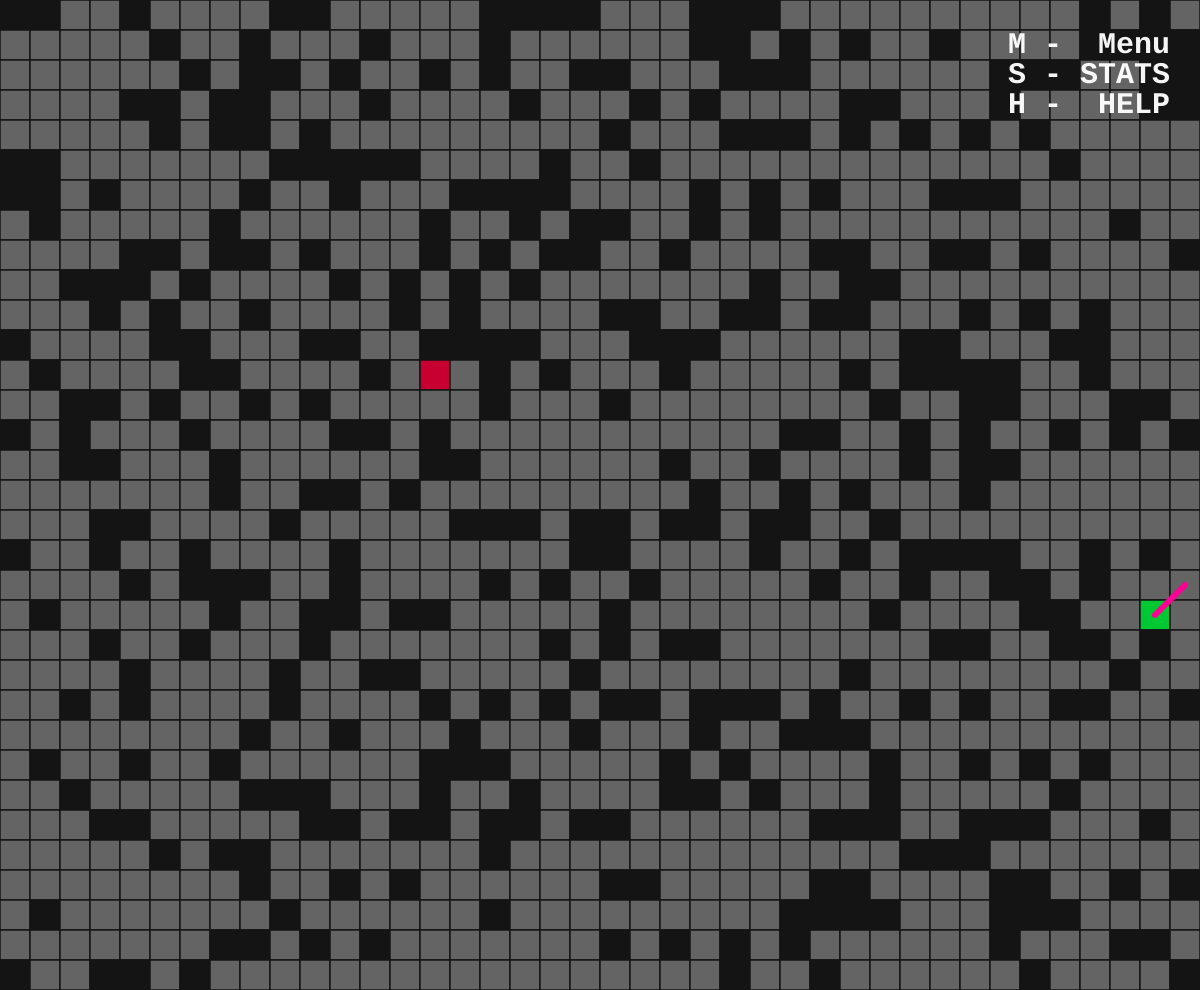
Frame 1 (no input)
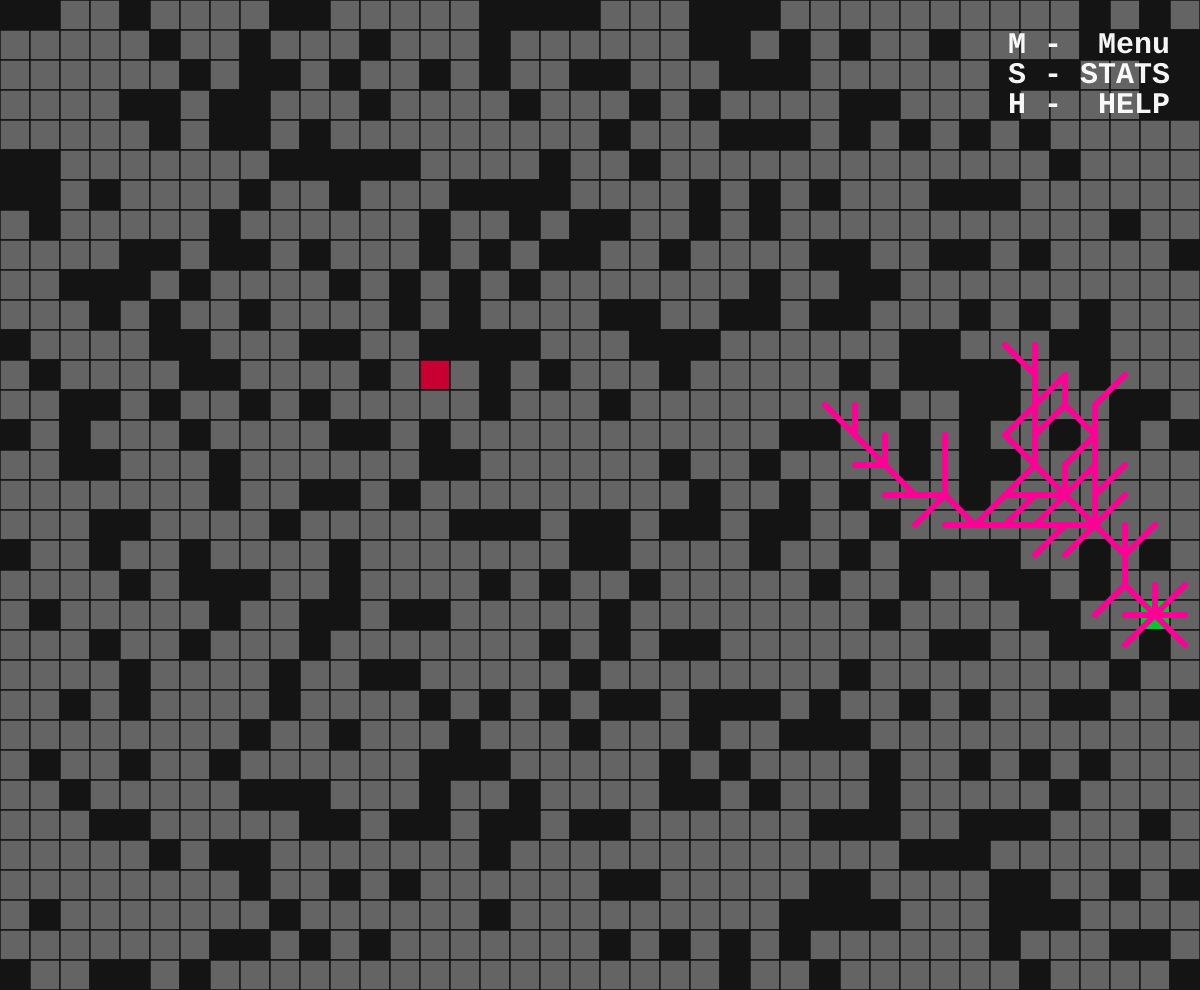
Frame 60 (no input)
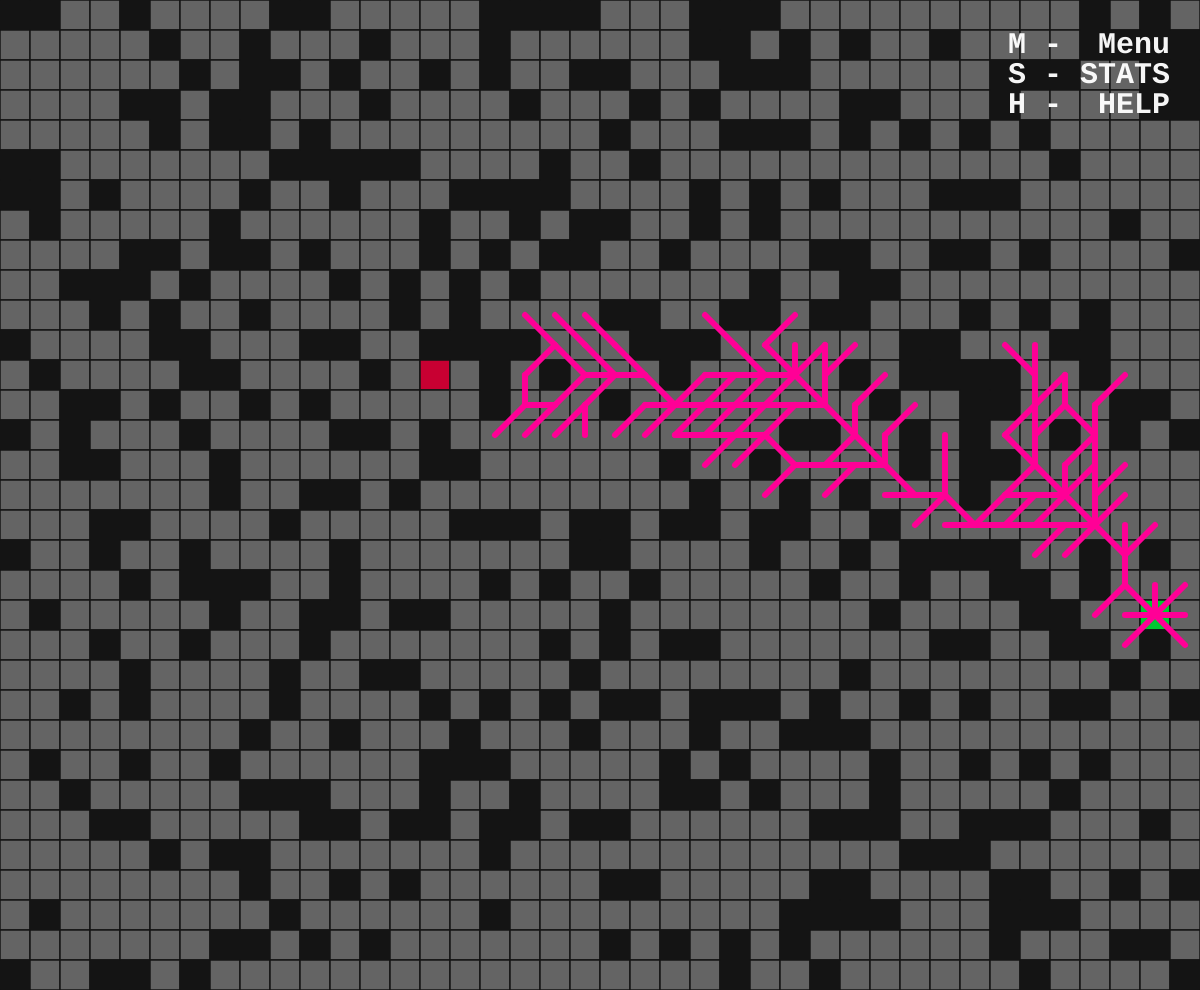
Frame 120 (the mouse pressed at the canvas centre since frame 60)

The p5.js sketch that drew these frames (run headless with seeded random() and noise() and a simulated clock; from frame 60 on, the mouse is pressed at the canvas centre):

// p5.js sketch
// ── sketch.js
let type = {
  EMPTY: 0,
  VISITED: 1,
  WALL: 2,
  PATH: 3,
}

let positions = [
  { function: posRandom, string: "Random" },
  { function: posCorners, string: "Corners" },
];

let textSizes;

let selectedPos = 0;

let algorithms = [dfs, astar];
let selectedAlg = 1;

let size, rows, cols;
let grid;
let coverage = 0.3;

let emptyColor, startColor, endColor, visitedColor, visitedPathColor, wallColor, pathColor;

let start, end, mouseCell;
let path, full, pathaux, fullaux;

let index, w, r, c, h = 0;

let isPaused, doStep, doHelp, doStats, pathFound, showFull, showPath, doAnimation, doReplay, doDiagonal, doMenu;
let pausedFrame, blinkFps;

function setup() {
  textFont('Courier New');
  textStyle(BOLD)

  doDiagonal = true;
  doAnimation = true;
  showFull = true;
  showPath = true;
  doHelp = false;
  doStats = false;
  doMenu = false;
  isPaused = false;

  pausedFrame = 0;
  blinkFps = 90;
  size = 30;

  cols = floor(windowWidth / size);
  rows = floor(windowHeight / size);
  createCanvas(cols * size, rows * size);

  textSizes = [
    constrain(width * 0.03, 0, 30),
    constrain(width * 0.03, 0, 16.3),
    constrain(width * 0.03, 0, 10.7),
  ]

  initGrid();
  setColors();
}

function draw() {
  background(220);

  for (let i = 0; i < cols; i++) {
    for (let j = 0; j < rows; j++) {
      grid[i][j].show();
      if (grid[i][j].collision()) {
        mouseCell = grid[i][j];
      }
    }
  }

  if (pathFound) {
    showSteps();
  } else {
    noPath();
  }

  showHelp();
  showStats();
  showMenu();
  showPaused();
}

function noPath() {
  push();

  noStroke();
  fill(200, 0, 50, 200)
  rect(0, height / 2 - 150, width, 300)
  translate(width / 2, height / 2);

  textAlign(CENTER, CENTER);
  textSize(min(width, height) * 0.075);
  fill(220);
  text("No path found", 0, -25)

  textSize(min(width, height) * 0.025);
  text("press 'G' to generate valid grid", 0, 50)
  text("alternatively, move the start or end cell", 0, 80)

  pop();
}

function showSteps() {
  if (!doAnimation) {
    fullaux = full;
    pathaux = path;
  } else if (doReplay) {
    fullaux = [];
    pathaux = [];
    doReplay = false;
  }
  if (!showFull) {
    fullaux = full;
  }
  if (!showPath) {
    pathaux = path;
  }
  if (full.length > 0 && showFull) {
    drawPath(full, fullaux, visitedPathColor);
  }
  if (path.length > 0 && showPath && (fullaux.length == full.length || !showFull)) {
    drawPath(path, pathaux, pathColor);
  }
}

function showMenu() {
  if (!doHelp && !doStats && !doMenu) {
    push()
    translate(width - 30, 30);

    textAlign(RIGHT, TOP);
    textSize(textSizes[0]);
    fill(255, 245);
    text("M -  Menu", 0, 0)

    pop()
  }
  else if (doMenu) {
    let w = 250;
    push();

    translate(width - w - width * 0.01, width * 0.01);

    noStroke();
    fill(50, 235);
    rect(0, 0, w, h, 5)

    titleElement("MENU", w);

    r = 40;
    c = 40;
    x = 20;
    y = 0;

    textElement(y += 70, "1", "Depth-First\nSearch", null, null, selectedAlg == 0);
    textElement(y += r + 20, "2", "A* Algorithm", null, null, selectedAlg == 1);

    h = y + 70;
    pop();
  }
}

function showStats() {
  if (!doHelp && !doStats && !doMenu) {
    push()
    translate(width - 30, 60);

    textAlign(RIGHT, TOP);
    textSize(textSizes[0]);
    fill(255, 245);
    text("S - STATS", 0, 0)

    pop()
  }
  else if (doStats) {
    let w = 320;
    push();

    translate(width - w - width * 0.01, width * 0.01);

    noStroke();
    fill(50, 235);
    rect(0, 0, w, h, 5)

    titleElement("STATS", w);

    r = 40;
    c = 40;
    x = 120;
    y = 0;

    ctotal = getNumTiles();
    cvisited = getNumVisited();
    cpercent = floor(cvisited / ctotal * 10000) / 100;

    textElement(y += 70, "Steps", fullaux.length);
    textElement(y += 20, "Path Length", pathaux.length);
    textElement(y += 20, "Tiles", ctotal);
    textElement(y += 20, "Visited", cvisited);
    textElement(y += 20, "% explored", `${cpercent}%`);

    textElement(y += r, "Start", `(${start.x}, ${start.y})`);
    textElement(y += 20, "End", `(${end.x}, ${end.y})`);

    if (mouseCell != null) {
      textElement(y += r, "Current Cell", `(${mouseCell.x}, ${mouseCell.y})`);
      textElement(y += 20, "Cell Type", mouseCell.type == type.WALL ? "Wall" : "Tile");

      if (selectedAlg = 1) {
        if (mouseCell.hcost != -1) textElement(y += r, "H-Cost", mouseCell.hcost);
        if (mouseCell.gcost != -1) textElement(y += 20, "G-Cost", mouseCell.gcost);
        if (mouseCell.fcost != -1) textElement(y += 20, "F-Cost", mouseCell.fcost);
      }
    }
    h = y + 70;
    pop();
  }
}

function getNumTiles() {
  result = 0;
  for (let i = 0; i < cols; i++) {
    for (let j = 0; j < rows; j++) {
      if (grid[i][j].type != type.WALL) result++;
    }
  }

  return result;
}

function getNumVisited() {
  result = 0;
  for (let i = 0; i < cols; i++) {
    for (let j = 0; j < rows; j++) {
      if (grid[i][j].type == type.VISITED) result++;
    }
  }

  return result;
}

function showPaused() {
  if (isPaused) {
    push()
    translate(width / 2, height - 30);

    textAlign(CENTER, BOTTOM);
    textSize(width * 0.05)
    alpha = pausedFrame % blinkFps;
    pausedFrame++;

    if (alpha < blinkFps / 2) {
      fill(255, map(alpha, 0, blinkFps / 2, -45, 300));
    } else {
      fill(255, map(alpha, blinkFps / 2, blinkFps, 300, -45));
    }
    text("paused", 0, 0)

    pop()
  }
}

function showHelp() {
  if (!doHelp && !doStats && !doMenu) {
    push()
    translate(width - 30, 90);

    textAlign(RIGHT, TOP);
    textSize(textSizes[0]);
    fill(255, 245);
    text("H -  HELP", 0, 0)

    pop()
  }
  else if (doHelp) {
    let w = 600;
    push()

    translate(width - w - width * 0.01, width * 0.01);

    noStroke();
    fill(50, 235);
    rect(0, 0, w, h, 5)

    titleElement("HELP", w);

    r = 40;
    c = 40;
    x = 145;
    y = 0;

    textElement(y += 70, "LEFT CLICK", "Place start cell", "Place on end cell to swap start\nand end");
    textElement(y += r + 30, "RIGHT CLICK", "Place end cell");
    textElement(y += 20, "+ SHIFT", "Place / Remove wall");
    textElement(y += r, "P", "Start / End placement", null, positions[selectedPos].string);
    textElement(y += r, "SPACEBAR", "Toggle pause search", null, isPaused);
    textElement(y += 20, "N", "Step through search");
    textElement(y += r, "G", "Generate new grid");
    textElement(y += r, "0 - 7", "0% - 70% wall coverage", "70% might take a while to generate\na grid that has a valid path", `${coverage * 100}%`);
    textElement(y += r + 30, "D", "Toggle diagonal path", null, doDiagonal);
    textElement(y += r, "Z", "Toggle show full path", null, showFull);
    textElement(y += r, "X", "Toggle show short path", null, showPath);
    textElement(y += r, "A", "Toggle animate path", null, doAnimation);
    textElement(y += 20, "R", "Replay animation");

    h = y + 70;
    pop()
  }
}

function titleElement(string, w) {
  fill(200);
  translate(20, 20);
  textAlign(LEFT, TOP)
  textSize(textSizes[0]);
  text(string, 0, 0)

  strokeWeight(5);
  stroke(200)
  line(0, 40, w - 40, 40)
  noStroke();
}

function textElement(y, first, second = null, subtext = null, third = null, bool = null) {
  push();

  textSize(textSizes[1]);

  textAlign(RIGHT);
  text(first, x, y);

  if (second != null) {
    textAlign(LEFT);
    push();

    if (bool) {
      textSize(textSizes[1] * 1.1);
      fill(bool ? color(0, 200, 50) : color(200));
    }
    text(second, x + c, y);

    pop();
  }

  if (subtext != null) {
    push();

    textSize(textSizes[2]);
    fill(120);
    text(subtext, x + c, y + 20);

    pop();
  }

  if (third != null) {
    textAlign(CENTER);
    if (typeof (third) == "boolean") {
      fill(third ? color(0, 200, 50) : color(200, 0, 50));
      text(third ? "ENABLED" : "DISABLED", x + c * 8.5, y);
    }
    else if (typeof (third) == "string") {
      text(third, x + c * 8.5, y);
    }
  }

  pop();
}

function setColors() {
  emptyColor = color(100);
  startColor = color(0, 200, 50);
  endColor = color(200, 0, 50);
  visitedColor = color(0, 200, 200);
  visitedPathColor = color(255, 0, 150);
  wallColor = color(20);
  pathColor = color(255, 255, 0);
}

function drawPath(arr, aux, color) {
  push();

  if (aux.length == 0) {
    index = 0;
  }

  strokeWeight(0.2 * size);
  stroke(color);

  if (aux.length < arr.length) {
    if (!isPaused || doStep) {
      aux.push(arr[index]);
      index++;
      doStep = false;
    }
  }

  for (pair of aux) {
    line(pair[0].x * size + size / 2, pair[0].y * size + size / 2, pair[1].x * size + size / 2, pair[1].y * size + size / 2)
  }

  pop();
}

function initGrid() {
  do {
    index = 0;
    path = [];
    full = [];
    pathaux = [];
    fullaux = [];
    setColors();

    pathFound = false;
    grid = [];
    for (let i = 0; i < cols; i++) {
      grid[i] = [];
      for (let j = 0; j < rows; j++) {
        grid[i][j] = new Cell(i, j);
      }
    }

    positions[selectedPos].function();
    initWalls();
    initNeighbors();
    // algorithms[selected](start);
  } while (!algorithms[selectedAlg](start) || path.length < 20);
}

function posRandom() {
  start = grid[floor(random(cols - 1))][floor(random(rows - 1))];
  end = grid[floor(random(cols - 1))][floor(random(rows - 1))];
}

function posCorners() {
  start = grid[0][0];
  end = grid[cols - 1][rows - 1];
}

function resetCells() {
  index = 0;
  setColors();
  path = [];
  full = [];
  pathaux = [];
  fullaux = [];
  pathFound = false;

  initNeighbors();

  for (let i = 0; i < cols; i++) {
    for (let j = 0; j < rows; j++) {
      if (grid[i][j].type == type.VISITED) {
        grid[i][j].type = type.EMPTY;
      }
    }
  }

}

function initWalls() {
  let i = 0;
  while (i < floor((cols * rows) * coverage)) {
    let x = int(random(cols));
    let y = int(random(rows));

    if (grid[x][y] !== start && grid[x][y] !== end)
      if (grid[x][y].type != type.WALL) {
        grid[x][y].type = type.WALL;
        i++;
      }
  }
}

function initNeighbors() {
  let directions;
  if (doDiagonal) {
    directions = [
      { dx: 1, dy: -1 },  // diagonal up-right
      { dx: 0, dy: -1 },  // up
      { dx: -1, dy: 0 },  // left
      { dx: -1, dy: -1 }, // diagonal up-left
      { dx: -1, dy: 1 },  // diagonal down-left
      { dx: 0, dy: 1 },   // down
      { dx: 1, dy: 0 },   // right
      { dx: 1, dy: 1 },   // diagonal down-right
    ];
  }
  else {
    directions = [
      { dx: 0, dy: -1 },  // up
      { dx: -1, dy: 0 },  // left
      { dx: 0, dy: 1 },   // down
      { dx: 1, dy: 0 },   // right
    ];
  }

  for (let i = 0; i < cols; i++) {
    for (let j = 0; j < rows; j++) {
      grid[i][j].neighbors = [];

      if (grid[i][j].type != type.WALL) {
        for (let dir of directions) {
          let nx = i + dir.dx;
          let ny = j + dir.dy;

          if (nx >= 0 && nx < cols && ny >= 0 && ny < rows &&
            grid[nx][ny].type != type.WALL) {
            grid[i][j].neighbors.push(grid[nx][ny]);
          }
        }
      }
    }
  }
}

function dfs(start) {
  let stack = [start];
  start.type = type.VISITED;
  let parents = new Map();  // why are dictionaries called maps

  while (stack.length > 0) {
    let cell = stack.pop();

    if (pathFound) break;

    for (let neighbor of cell.neighbors) {
      if (neighbor.type != type.VISITED) {
        neighbor.type = type.VISITED;

        stack.push(neighbor);
        parents.set(neighbor, cell);
        full.push([cell, neighbor]);

        if (neighbor === end) {
          pathFound = true;
          break;
        }
      }
    }
  }

  if (pathFound) {
    let current = end;
    while (current !== start) {
      let parent = parents.get(current);
      path.push([parent, current]);
      current = parent;
    }

    path.reverse();

    return true;
  }
  else {
    visitedColor = color(150)
    return false;
  }
}

// recursive
// function dfs(cell) {
//   if (found) return;

//   if (cell === end) {
//     found = true;
//     return;
//   }

//   cell.type = type.VISITED;

//   for (let neighbor of cell.neighbors) {
//     if (neighbor.type != type.VISITED && !found) {
//       path.push([cell, neighbor])
//       dfs(neighbor);
//     }
//   }

//   if (!found && cell === start) {
//     visitedColor = color(150);
//   }
// }

function astar(start) {
  let open = [start];
  let closed = new Set();
  let parents = new Map();

  start.type = type.VISITED;
  start.gcost = 0;
  start.hcost = start.distToEnd() * 10;
  start.fcost = start.hcost;

  while (open.length > 0) {
    open.sort((a, b) => a.fcost - b.fcost);
    let cell = open.shift();

    closed.add(cell);

    if (cell === end) {
      pathFound = true;
      break;
    }

    for (let neighbor of cell.neighbors) {
      if (closed.has(neighbor)) continue;


      let g = cell.gcost + ((abs(cell.x - neighbor.x) > 0 && abs(cell.y - neighbor.y)) ? 14 : 10);

      if (!open.includes(neighbor) || g < neighbor.gcost) {
        neighbor.gcost = g;
        neighbor.hcost = neighbor.distToEnd() * 10;
        neighbor.fcost = neighbor.gcost + neighbor.hcost;

        parents.set(neighbor, cell);

        if (!open.includes(neighbor)) {
          open.push(neighbor);
        }

        neighbor.type = type.VISITED;
        full.push([cell, neighbor]);
      }
    }
  }

  if (pathFound) {
    let current = end;
    while (current !== start) {
      let parent = parents.get(current);
      path.push([parent, current]);
      current = parent;
    }

    path.reverse();

    return true;
  }
  else {
    visitedColor = color(150)
    return false;
  }
}

function mousePressed() {
  for (let i = 0; i < cols; i++) {
    for (let j = 0; j < rows; j++) {
      if (grid[i][j].collision()) {
        mouseCell = grid[i][j]
        if (mouseButton == LEFT) {
          if (keyIsDown(SHIFT)) {
            print(grid[i][j])
            print(grid[i][j].neighbors)
          }
          else {
            if (grid[i][j].type != type.WALL) {
              if (grid[i][j] !== start) {
                if (grid[i][j] === end) {
                  end = start;
                  start = grid[i][j];
                }
                start = grid[i][j];
                resetCells();
                algorithms[selectedAlg](start);
              }
            }
          }
        }
        if (mouseButton == RIGHT) {
          if (keyIsDown(SHIFT)) {
            if (grid[i][j] !== start && grid[i][j] !== end) {
              grid[i][j].type = grid[i][j].type == type.WALL ? type.EMPTY : type.WALL;
              resetCells();
              algorithms[selectedAlg](start);
            }
          }
          else {
            if (grid[i][j].type != type.WALL) {
              if (grid[i][j] !== end) {
                if (grid[i][j] === start) {
                  start = end;
                  end = grid[i][j];
                }
                end = grid[i][j];
                resetCells();
                algorithms[selectedAlg](start);
              }
            }
          }
        }
      }
    }
  }
}

function keyPressed() {
  switch (keyCode) {
    case 71: // G
      initGrid();
      break;
    case 32:  // SPACEBAR
      isPaused = !isPaused;
      pausedFrame = blinkFps * 0.5;
      break;
    case 78: // N
      doStep = true;
      break;
    case 72: // H
      doHelp = !doHelp;
      doStats = false;
      doMenu = false;
      break;
    case 83: // S
      doStats = !doStats;
      doHelp = false;
      doMenu = false;
      break;
    case 77: // M
      doMenu = !doMenu;
      doStats = false;
      doHelp = false;
      break;
    case 80: // P
      selectedPos = (selectedPos + 1) % positions.length;
      initGrid();
      break;
    case 88: // X
      showPath = !showPath;
      break;
    case 90: // Z
      showFull = !showFull;
      break;
    case 65: // A
      doAnimation = !doAnimation;
      break;
    case 82: // R
      doReplay = true;
      doAnimation = true;
      break;
    case 68: // D
      doDiagonal = !doDiagonal;
      resetCells();
      algorithms[selectedAlg](start);
      break;
    case 48:
      coverage = 0;
      initGrid();
      break;
    case 49:
      if (doMenu) {
        selectedAlg = 0;
        resetCells();
        algorithms[selectedAlg](start);
      } else {
        coverage = 0.1;
        initGrid();
      }
      break;
    case 50:
      if (doMenu) {
        selectedAlg = 1;
        resetCells();
        algorithms[selectedAlg](start);
      } else {
        coverage = 0.2;
        initGrid();
      }
      break;
    case 51:
      coverage = 0.3;
      initGrid();
      break;
    case 52:
      coverage = 0.4;
      initGrid();
      break;
    case 53:
      coverage = 0.5;
      initGrid();
      break;
    case 54:
      coverage = 0.6;
      initGrid();
      break;
    case 55:
      coverage = 0.7;
      initGrid();
      break;
  }
}

document.oncontextmenu = function () {
  if (mouseX < width && mouseY < height)
    return false;
}
// ── cell.js
class Cell {
    constructor(x, y) {
        this.x = x;
        this.y = y;
        this.type = type.EMPTY;
        this.neighbors = [];
        this.gcost = -1;
        this.hcost = -1;
        this.fcost = -1;
    }

    show() {
        push()

        strokeWeight(0.05 * size);
        stroke(wallColor);

        let color;

        if (this === start) {
            color = startColor;
        }
        else if (this === end) {
            color = endColor;
        }
        else {
            switch (this.type) {
                case type.VISITED:
                // color = visitedColor;
                // break;
                case type.EMPTY:
                    color = emptyColor;
                    break;
                case type.WALL:
                    color = wallColor;
                    break;
                case type.PATH:
                    color = pathColor;
                    break;
            }
        }

        fill(color);

        rect(this.x * size, this.y * size, size);

        pop()
    }

    collision() {
        if (mouseX > this.x * size
            && mouseX < this.x * size + size
            && mouseY > this.y * size
            && mouseY < this.y * size + size) {
            return true;
        }

        return false;
    }

    distToEnd() {
        return abs(this.x - end.x) + abs(this.y - end.y);
    }
}
// ── style.css
html,
body {
  height: 100%;
}

body {
  margin: 0;
  display: flex;

  /* This centers our sketch horizontally. */
  justify-content: center;

  /* This centers our sketch vertically. */
  align-items: center;
}
